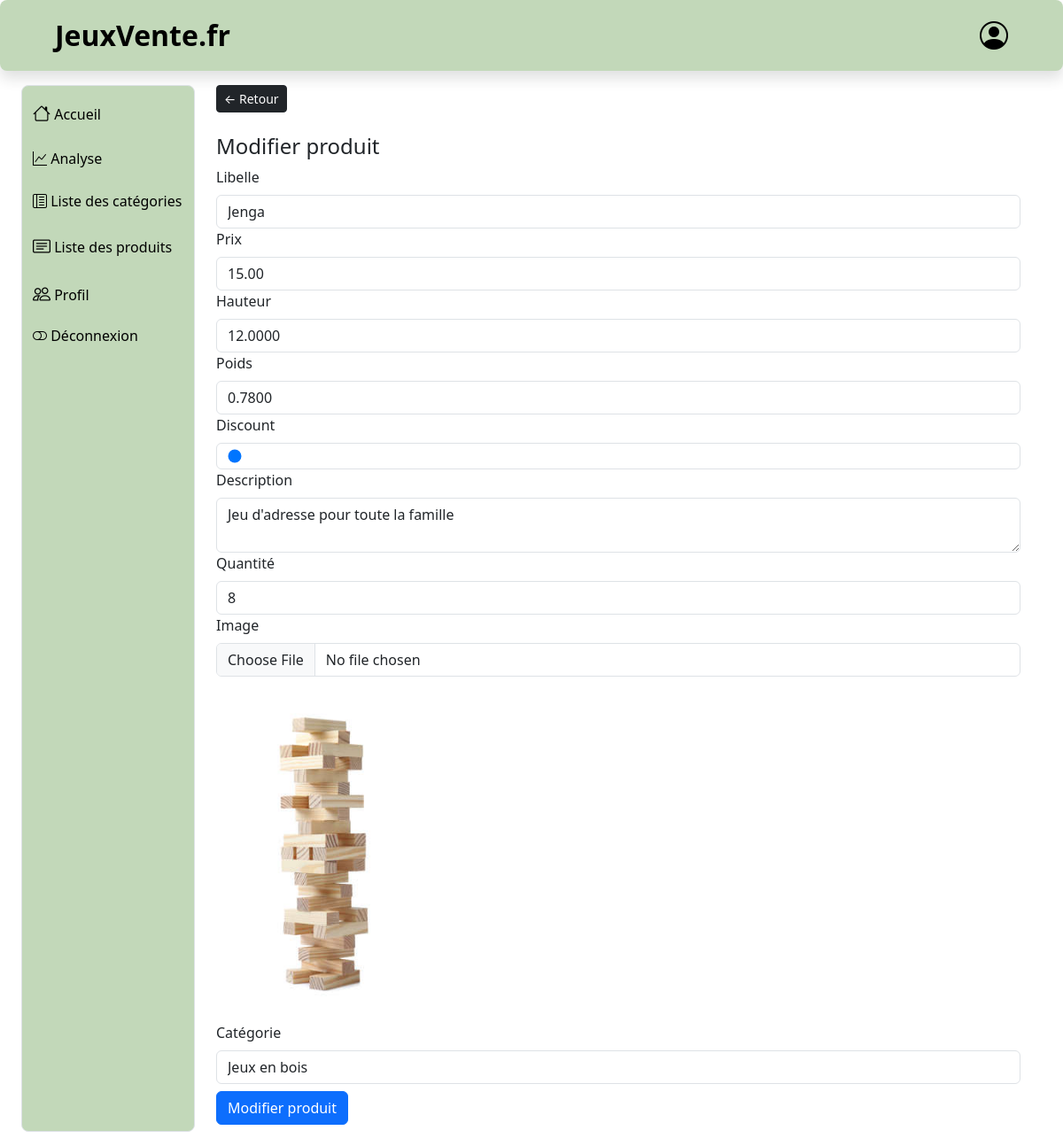
Screenshot of /profil/vendeur/modif_prod.php?id=24 (signed in) with the database file from the repository.
### tables this page shows
CREATE TABLE `produit` (
  `id` int NOT NULL,
  `libelle` varchar(100) NOT NULL,
  `prix` decimal(5,2) NOT NULL,
  `hauteur` decimal(14,4) NOT NULL,
  `poids` decimal(14,4) NOT NULL,
  `discount` int NOT NULL,
  `id_categorie` int NOT NULL,
  `id_utilisateurs` int NOT NULL,
  `date_creation` datetime NOT NULL,
  `description` varchar(255) NOT NULL,
  `image` varchar(150) NOT NULL,
  `quantite` int NOT NULL DEFAULT '0'
);

### profil/vendeur/modif_prod.php (the view, shortened to what this page needs)
<!DOCTYPE html>
<html lang="fr">
<head>
    <link href="../css/bootstrap.css" rel="stylesheet">
    <link href="../css/bootstrap-icons.css" rel="stylesheet">
    <link href="../css/sidenav.css" rel="stylesheet">
    <link href="../css/header2.css" rel="stylesheet">
    <link href="../css/index.css" rel="stylesheet">
    <link href="../css/profilpage.css" rel="stylesheet">
</head>
<body>
    <header class="shadow rounded-3 bg-light" id="header-box">
        <div class="container-fluid col-11" id="header-container">
            <div class=" d-flex align-items-center justify-content-between">
                <div class="py-3 col-sm-auto justify-content-center">
                    <div id="title">JeuxVente.fr</div>
                </div>
                <div class="text-end">
                    <a href="profil.php" class="d-block link-dark text-decoration-none">
                        <i id="log-logo" class="bi bi-person-circle"></i>
                    </a>
                </div>
            </div>
        </div>
    </header>
    <div class="mt-3 container-fluid pb-3 flex-grow-1 d-flex flex-column flex-sm-row overflow-auto">
        <div class="row flex-grow-sm-1 flex-grow-0 container-fluid">
            <?php include 'barre_navigation_vd.php'; ?>
            <main class="col overflow-auto h-100 w-100">
                <a class="btn btn-dark btn-sm" href="produit.php">← Retour</a><br><br>
                <?php
                require'../../include/config.php';
                ?>
                <h4>Modifier produit</h4>
                <?php
                    $id = $_GET['id'];
                    $sqlState = $bdd->prepare('SELECT * from produit WHERE id=?');
                    $sqlState->execute([$id]);
                    $produit = $sqlState->fetch(PDO::FETCH_OBJ);;
                                ?>
                <form method="post" enctype="multipart/form-data">
                    <label class="form-label">Libelle</label>
                    <input type="text" class="form-control" name="libelle" value="<?= $produit->libelle ?>">
                    <label class="form-label">Prix</label>
                    <input type="number" class="form-control" step="0.1" name="prix" min="0"
                        value="<?= $produit->prix ?>">
                    <label class="form-label">Hauteur</label>
                    <input type="number" class="form-control" step="0.1" name="hauteur"
                        value="<?= $produit->hauteur ?>">
                    <label class="form-label">Poids</label>
                    <input type="number" class="form-control" step="0.1" name="poids" min="0"
                        value="<?= $produit->poids ?>">
                    <label class="form-label">Discount</label>
                    <input type="range" value="0" class="form-control" name="discount" min="0" max="90"
                        value="<?= $produit->discount ?>">
                    <label class="form-label">Description</label>
                    <textarea class="form-control" name="description"><?= $produit->description ?></textarea>
                    <label class="form-label">Quantité</label>
                    <input type="number" class="form-control" name="quantite" min="0" required="required"
                        value="<?= $produit->quantite?>"></input>
                    <label class="form-label">Image</label>
                    <input type="file" class="form-control" name="image">
                    <img width="250" class="img img-fluid" src="../../data/<?= $produit->image ?>"><br>
                    <?php
                        $categories = $bdd->query('SELECT * FROM categorie')->fetchAll(PDO::FETCH_ASSOC);
                        ?>
                    <label class="form-label">Catégorie</label>
                    <select name="categorie" class="form-control">
                        <?php
                            foreach ($categories as $categorie) {
                                $selected = $produit->id_categorie == $categorie['id'] ? ' selected ' : '';
                                echo "<option $selected value='" . $categorie['id'] . "'>" . $categorie['libelle'] . "</option>";
                            }
                            ?>
                    </select>
                    <input type="submit" value="Modifier produit" class="btn btn-primary my-2" name="modifier">
                </form>
        </div>
    </div>
</body>
</html>

### profil/css/sidenav.css (style rules this page uses)
i,a { color: black; }

### profil/css/header2.css (style rules this page uses)
* { font-family: system-ui, -apple-system, BlinkMacSystemFont, 'Segoe UI', Roboto, Oxygen, Ubuntu, Cantarell, 'Open Sans', 'Helvetica Neue', sans-serif; }
#title { color: black; font-size:xx-large; font-weight: 700; }

### profil/css/index.css (style rules this page uses)
[class*='container'] { background-clip: content-box; }
.row [class*='col'] { background-clip: content-box; }
#log-logo { font-size: xx-large; }

### rows the page displays
produit: libelle "Jenga", prix "15.00", hauteur "12.0000", poids "0.7800", discount "0", description "Jeu d'adresse pour toute la famille", quantite "8", image (picture)

### other values shown
form field categorie "Jeux en bois"
